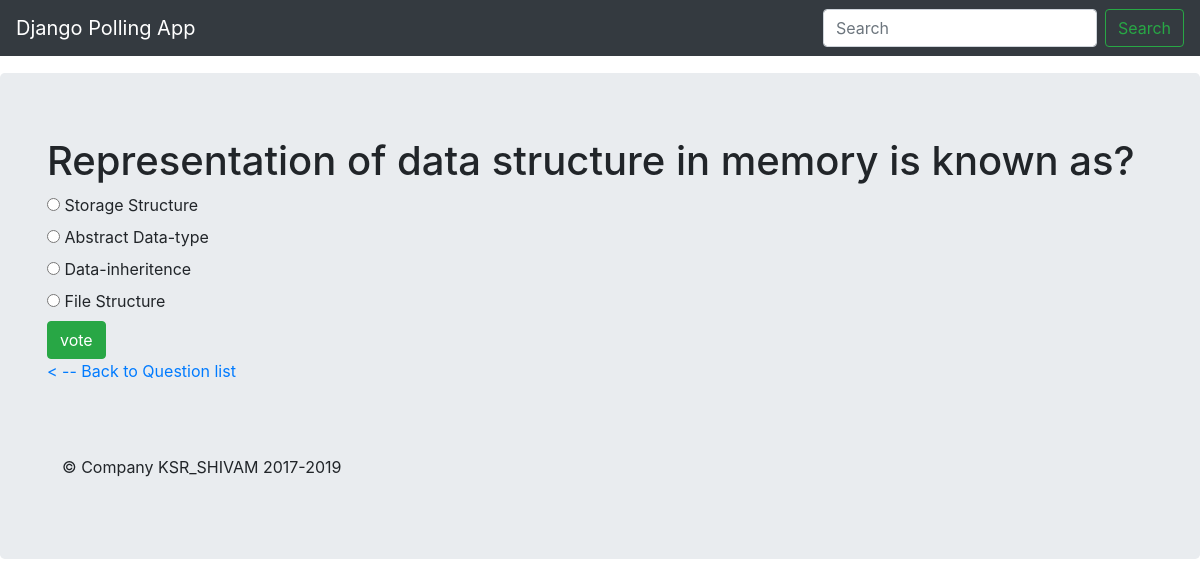
The app's page /polls/5/ with its own data.
### polls/models.py (models this page shows, shortened)
class Question(models.Model):
	question_text=models.CharField(max_length=200)
	pub_date=models.DateTimeField('Date_Published')

class Choice(models.Model):
	choice_text=models.CharField(max_length=200)
	votes=models.IntegerField(default=0)
	question=models.ForeignKey(Question,on_delete=models.CASCADE)

### polls/views.py (the view)
# urls.py: url(r'^(?P<question_id>[0-9]+)/$',views.detail,name="detail"),
def detail(request, question_id):
	question=get_object_or_404(Question,pk=question_id)
	return render(request,'polls/detail.html', {'question':question})

### polls/templates/polls/detail.html (shortened to what this page needs)
{% extends 'polls/base.html' %}
{% block main_content %}
<h1>{{question.question_text}}</h1>
<form action="{% url 'polls:vote' question.id %}" method="post">
	{% for choice in question.choice_set.all %}
	<input type="radio" name="choice" id="choice{{forloop.counter}}" value="{{choice.id}}"/>
	<label for="choice{{forloop.counter}}">{{choice.choice_text}}</label><br>
	{% endfor %}
	<input type="submit" class="btn btn-success" value="vote"/>
</form>
<a href ="{% url 'polls:index' %}"> &lt -- Back to Question list</a>
<br>
<br>
{% endblock %}

### records on screen
Question: question_text "Representation of data structure in memory is known as?"
Choice: choice_text "Storage Structure"
Choice: choice_text "Abstract Data-type"
Choice: choice_text "Data-inheritence"
Choice: choice_text "File Structure"
